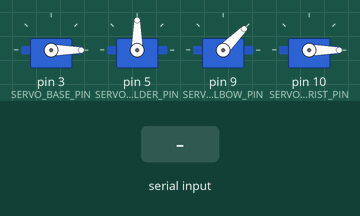
The sketch below on a simulated Arduino Uno, built with avr-gcc and run on an emulated ATmega328P. Parts: 4 × servo. Inputs (shaded band) come from the test bench.

Above: at 1.2 s.
1.3 s: "90,45\n" received over Serial
At 3.4 s:
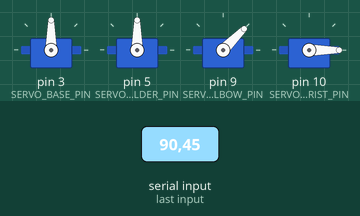
3.7 s: "," received over Serial
At 5.0 s:
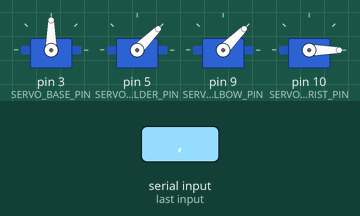
5.6 s: "30,150\n" received over Serial
At 6.2 s:
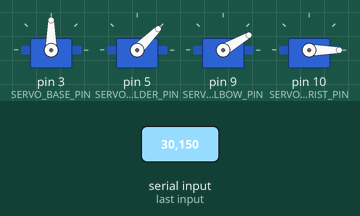
7.2 s: "," received over Serial
At 9.7 s:
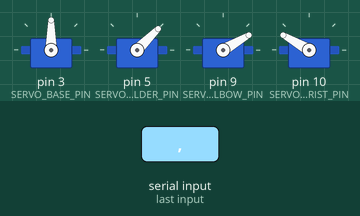
Timing chart, 0 to 11.2 s (numbered marks = the images above; inputs shaded):
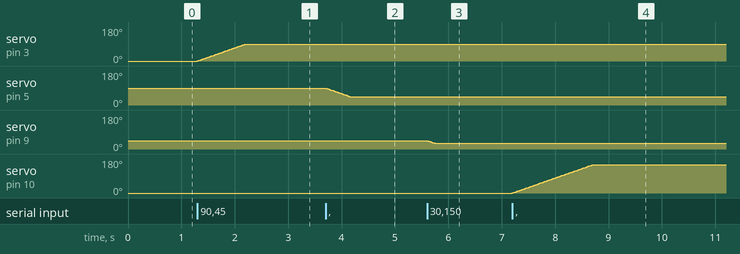

Measured:
- after the input at 1.3 s, servo on pin 3 (SERVO_BASE_PIN): moves from 0° to 90° over 0.91 s, starting at once
- after the input at 3.7 s, servo on pin 5 (SERVO_SHOULDER_PIN): moves from 90° to 45° over 0.44 s, starting at once
- after the input at 5.6 s, servo on pin 9 (SERVO_ELBOW_PIN): 45° → 30° at once
- after the input at 7.2 s, servo on pin 10 (SERVO_WRIST_PIN): moves from 0° to 150° over 1.5 s, starting at once

The sketch:

servo_interface.ino
```cpp
#include <Servo.h>

#define SERVO_BASE_PIN 3
#define SERVO_SHOULDER_PIN 5
#define SERVO_ELBOW_PIN 9
#define SERVO_WRIST_PIN 10
//Initialize
#define BASE_START 0
#define SHOULDER_START 90
#define ELBOW_START 45
#define WRIST_START 0

Servo base;
Servo shoulder;
Servo elbow;
Servo wrist;

int angles[4] = {0, 0, 0, 0};
int last_pose[4] = {0, 0, 0, 0};
int angle_idx = 0;

void setup() {
  base.attach(SERVO_BASE_PIN);
  shoulder.attach(SERVO_SHOULDER_PIN);
  elbow.attach(SERVO_ELBOW_PIN);
  wrist.attach(SERVO_WRIST_PIN);

  base.write(BASE_START);
  shoulder.write(SHOULDER_START);
  elbow.write(ELBOW_START);
  wrist.write(WRIST_START);

  Serial.begin(115200);
  Serial.setTimeout(1);

  last_pose[0] = base.read();
  last_pose[1] = shoulder.read();
  last_pose[2] = elbow.read();
  last_pose[3] = wrist.read();

}
void loop() {
  if (Serial.available())
  {
    char chr = Serial.read();
    if (chr >= '0' && chr <= '9') {
      angles[angle_idx] = angles[angle_idx] * 10 + (chr - '0');
    }
    else if(chr == ',')
    {
      int targetpose = last_pose[angle_idx];
        while(targetpose != angles[angle_idx]){
          if(targetpose < angles[angle_idx]){
            targetpose++;
          } else if(targetpose > angles[angle_idx]){
            targetpose--;
          }
          if(angle_idx == 0){
            base.write(targetpose);
          }
          else if(angle_idx == 1){
            shoulder.write(targetpose);
          }
          else if(angle_idx == 2){
            elbow.write(targetpose);
          }
          else if(angle_idx == 3){
            wrist.write(targetpose);
          }
          delay(10);
        }
      last_pose[angle_idx] = angles[angle_idx];
      angle_idx++;
    }
    else if(chr == '.'){
      delay(1000);
      angle_idx = 0;
      for(int i=0;i<4;i++){
        angles[i] = 0;
      }
    }
  }
}
```
